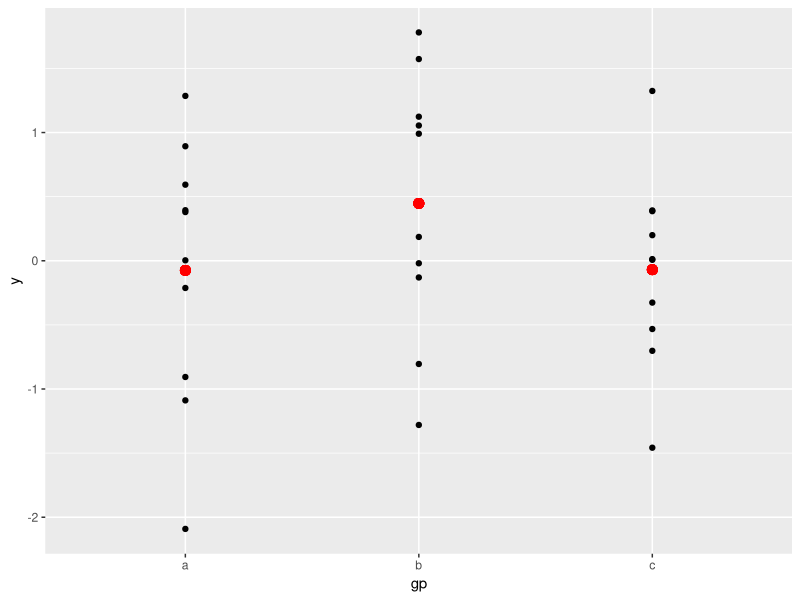

Reproduce this figure in R.
## ---- chunk 1
library(ggplot2)
# Generate some sample data, then compute mean and standard deviation
# in each group this is a test sentance. tsting. 
df <- data.frame(
  gp = factor(rep(letters[1:3], each = 10)),
  y = rnorm(30)
)
ds <- do.call(rbind, lapply(split(df, df$gp), function(d) {
  data.frame(mean = mean(d$y), sd = sd(d$y), gp = d$gp)
}))

# The summary data frame ds is used to plot larger red points on top
# of the raw data. Note that we don't need to supply `data` or `mapping`
# in each layer because the defaults from ggplot() are used.
ggplot(df, aes(gp, y)) +
  geom_point() +
  geom_point(data = ds, aes(y = mean), colour = 'red', size = 3)

